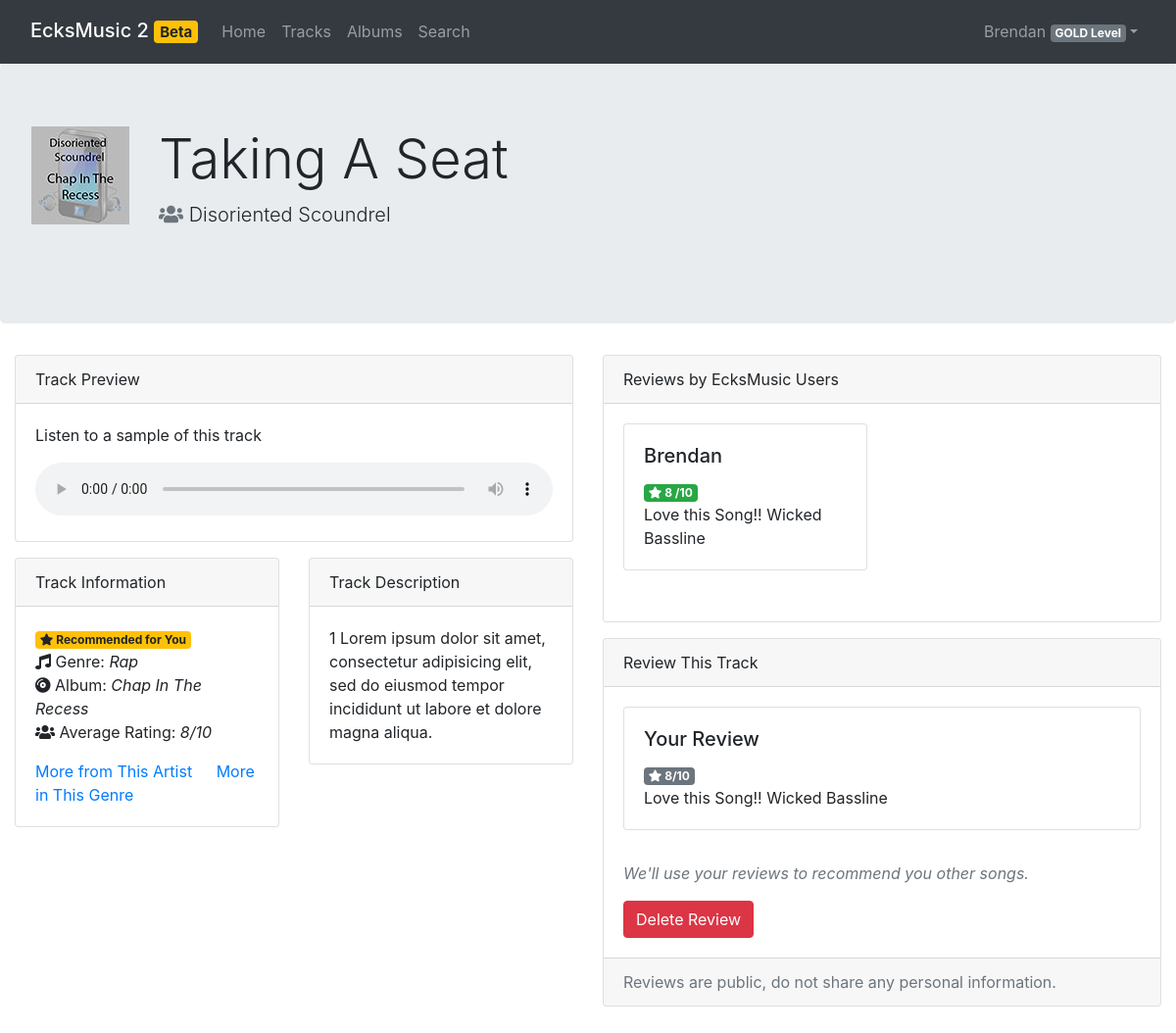
The page /pages/track.php?id=1 (signed in) on the database its author committed.
### tables this page shows
CREATE TABLE `reviews` (
  `review_id` int(11) NOT NULL AUTO_INCREMENT,
  `track_id` int(11) NOT NULL,
  `author_id` int(11) NOT NULL,
  `rating` int(11) NOT NULL,
  `review` varchar(255) NOT NULL,
  PRIMARY KEY (`review_id`),
  KEY `track_idx` (`track_id`),
  KEY `author_idx` (`author_id`),
  CONSTRAINT `author` FOREIGN KEY (`author_id`) REFERENCES `users` (`id`) ON DELETE NO ACTION ON UPDATE NO ACTION,
  CONSTRAINT `track` FOREIGN KEY (`track_id`) REFERENCES `tracks` (`track_id`) ON DELETE NO ACTION ON UPDATE NO ACTION
);

CREATE TABLE `users` (
  `id` int(11) NOT NULL,
  `username` varchar(45) NOT NULL,
  `password` varchar(255) NOT NULL,
  `offer_id` int(11) NOT NULL,
  PRIMARY KEY (`id`),
  UNIQUE KEY `id_UNIQUE` (`id`),
  UNIQUE KEY `username_UNIQUE` (`username`),
  KEY `offer_id_idx` (`offer_id`),
  CONSTRAINT `offer_id` FOREIGN KEY (`offer_id`) REFERENCES `offers` (`offer_id`) ON DELETE NO ACTION ON UPDATE NO ACTION
);

CREATE TABLE `tracks` (
  `track_id` int(11) NOT NULL,
  `artist_id` int(11) DEFAULT NULL,
  `album_id` int(11) DEFAULT NULL,
  `track_name` varchar(255) DEFAULT NULL,
  `description` varchar(255) DEFAULT NULL,
  `image` varchar(255) DEFAULT NULL,
  `thumbnail` varchar(255) DEFAULT NULL,
  `sample` varchar(255) DEFAULT NULL,
  `genre` varchar(225) DEFAULT NULL,
  PRIMARY KEY (`track_id`),
  KEY `artist_idx` (`artist_id`),
  KEY `album_idx` (`album_id`),
  CONSTRAINT `album` FOREIGN KEY (`album_id`) REFERENCES `albums` (`album_id`) ON DELETE NO ACTION ON UPDATE NO ACTION,
  CONSTRAINT `artist` FOREIGN KEY (`artist_id`) REFERENCES `artists` (`artist_id`) ON DELETE NO ACTION ON UPDATE NO ACTION
);

CREATE TABLE `artists` (
  `artist_id` int(11) NOT NULL AUTO_INCREMENT,
  `artist_name` varchar(60) NOT NULL,
  PRIMARY KEY (`artist_id`),
  UNIQUE KEY `artist_name_UNIQUE` (`artist_name`)
);

CREATE TABLE `albums` (
  `album_id` int(11) NOT NULL AUTO_INCREMENT,
  `artist_id` int(11) NOT NULL,
  `album_name` varchar(60) NOT NULL,
  PRIMARY KEY (`album_id`),
  UNIQUE KEY `album_id_UNIQUE` (`artist_id`),
  UNIQUE KEY `album_name_UNIQUE` (`album_name`),
  CONSTRAINT `artist_id` FOREIGN KEY (`artist_id`) REFERENCES `artists` (`artist_id`) ON DELETE NO ACTION ON UPDATE NO ACTION
);

### src/php/reviews.php (called while the page is built, shortened)
<?php
require_once 'auth.php';
require_once 'music.php';
class Review {
  public function __construct(int $Id, int $OwnerId, string $Username, int $Track_Id, int $Rating, string $Review) {
    $this->OwnerId = $OwnerId;
    $this->OwnerName = $Username;
    $this->Rating = $Rating;
    $this->Review = $Review;
  }
}
class Reviews {
  private static function rowToReview($Row) {
    return new Review(
      $Row['review_id'],
      $Row['author_id'],
      $Row['username'],
      $Row['track_id'],
      $Row['rating'],
      $Row['review']
    );
  }
  public static function getForTrack(int $TrackId): array {
    global $pdo;
    $q = $pdo->prepare("
    SELECT
        reviews.*, users.username
    FROM
        musicstream.reviews
            JOIN
        users ON users.id = reviews.author_id
    WHERE
    track_id = ?;
    ");
    $result = $q->execute([$TrackId]);
    $Reviews = [];
    foreach ($q->fetchAll(PDO::FETCH_ASSOC) as $review) {
      array_push($Reviews, Reviews::rowToReview($review));
    }
    return $Reviews;
  }
  public static function averageRating(int $TrackId) {
    try {
      $TrackReviews = Reviews::getForTrack($TrackId);
    } catch (Exception $e) {
      throw new Exception($e);
    }
    $Ratings = [];
    foreach ($TrackReviews as $Review) {
      array_push($Ratings, $Review->Rating);
    }
    return round(array_sum($Ratings) / count($Ratings));
  }
  public static function getForUser(int $TrackId, int $UserId) {
    try {
      $TrackReviews = Reviews::getForTrack($TrackId);
    } catch (Exception $e) {
      return null;
    }
    foreach ($TrackReviews as $Review) {
      if ($Review->OwnerId == $UserId) {
        return $Review;
      }
    }
    return null;
  }
}

### src/php/music.php (called while the page is built, shortened)
<?php
require_once "database.php";
require_once "reviews.php";
class Artist {
  public function __construct(int $Id, string $Name) {
    $this->Name = $Name;
  }
}
class Album {
  public function __construct(int $Id, string $Name, Artist $Artist) {
    $this->Name = $Name;
  }
}
class Track {
  public function __construct($result)
  {
    $this->Id = $result['track_id'];
    $this->Artist = new Artist($result['artist_id'], $result['artist_name']);
    $this->Album = new Album($result['album_id'], $result['album_name'], $this->Artist);
    $this->Description = $result['description'];
    $this->Name = $result['track_name'];
    $this->Genre = $result['genre'];
    $this->ThumbPath = $result['thumbnail'];
    $this->SamplePath = $result['sample'];
    try {
      $this->AverageRating = Reviews::averageRating($this->Id) . "/10";
    } catch (Exception $e) {
      $this->AverageRating = "N/A";
    }
  }
}
class Tracks
{
  public static function get(int $Id): Track
  {
    global $pdo;
    $query = $pdo->prepare("SELECT * FROM tracks NATURAL JOIN artists NATURAL JOIN albums WHERE track_id = ?");
    $success = $query->execute([$Id]);
    $result = $query->fetch(PDO::FETCH_ASSOC);
    return new Track($result);
  }
}

### src/pages/track.php (the view, shortened to what this page needs)
<?php
require_once '../php/auth.php';
require_once '../php/music.php';
require_once "../php/reviews.php";
if (isset($_SESSION['User'])) $user = unserialize($_SESSION['User']);
try {
  $Track = Tracks::get($_GET['id']);
} catch (Exception $e) {
  if (!isset($_GET['id'])) header('Location tracks.php');
}
?>
<!DOCTYPE html>
<html lang="en">
<head>
  <link rel="stylesheet" href="https://cdn.jsdelivr.net/npm/bootstrap@4.6.0/dist/css/bootstrap.min.css"
>
  <link rel="stylesheet" href="https://cdnjs.cloudflare.com/ajax/libs/font-awesome/5.15.2/css/all.min.css"
/>
  <link rel="stylesheet" href="../css/stylesheet.css"/>
</head>
<body>
<nav class="navbar navbar-expand-md navbar-dark bg-dark sticky-top">
  <div class="container-fluid">
    <h2><a class="navbar-brand" href="../">EcksMusic 2 <span class="badge badge-warning">Beta</span></a></h2>
    <div class="collapse navbar-collapse" id="navbarResponsive">
      <ul class="navbar-nav mr-auto">
        <li class="navbar-item">
          <a class="nav-link" href="../">Home</a>
        </li>
        <li class="navbar-item">
          <a class="nav-link" href="tracks.php">Tracks</a>
        </li>
        <li class="navbar-item">
          <a class="nav-link" href="albums.php">Albums</a>
        </li>
        <li class="navbar-item">
          <a class="nav-link" href="search.php">Search</a>
        </li>
      </ul>
      <ul class="navbar-nav ml-auto">
        <?php
        echo '<li class="nav-item dropdown">';
        echo '<a class="nav-link dropdown-toggle" href="#" id="navbarDropdownMenuLink" data-toggle="dropdown">';
        echo $user->Username . ' <span class="badge badge-secondary">' . $user->PricingPlan->Name . '</span></a>';
        echo '<div class="dropdown-menu dropdown-menu-right">';
        echo '</div></li>';
        ?>
      </ul>
    </div>
  </div>
</nav>
<div class="jumbotron">
  <div class="row">
    <div class="col-auto">
      <img alt="Album thumbnail" src="../<?php echo $Track->ThumbPath; ?>"/>
    </div>
    <div class="col">
      <h1 class="display-4">
        <?php echo $Track->Name; ?>
      </h1>
      <p class="lead">
        <span class="text-muted fas fa-users"></span>
        <?php echo $Track->Artist->Name; ?>
      </p>
    </div>
  </div>
</div>
<div class="container-fluid">
  <div class="row">
    <div class="col-md-6">
      <div class="card">
        <div class="card-header">
          Track Preview
        </div>
        <div class="card-body">
          <p class="card-text">Listen to a sample of this track</p>
          <audio controls src="../<?php echo $Track->SamplePath; ?>"></audio>
        </div>
      </div>
      <div class="row">
        <div class="col-md-6">
          <div class="card">
            <div class="card-header">
              Track Information
            </div>
            <div class="card-body">
              <span class="badge badge-warning"><span class="fas fa-star"></span> Recommended for You</span>
              <p class="card-text">
                <span title="Album" class="fas fa-music"></span> Genre: <i><?php echo $Track->Genre; ?> <br/></i>
                <span title="Album" class="fas fa-compact-disc"></span> Album: <i><?php echo $Track->Album->Name; ?><br/></i>
                <span title="Album" class="fas fa-users"></span> Average Rating: <i><?php echo $Track->AverageRating?></i>
              </p>
              <a href="#" class="card-link">More from This Artist</a>
              <a href="#" class="card-link">More in This Genre</a>
            </div>
          </div>
        </div>
        <div class="col-md-6">
          <div class="card">
            <div class="card-header">
              Track Description
            </div>
            <div class="card-body">
              <p class="card-text"><?php echo $Track->Description; ?></p>
            </div>
          </div>
        </div>
      </div>
    </div>
    <div class="col-md-6">
      <div class="card">
        <div class="card-header">
          Reviews by EcksMusic Users
        </div>
        <div class="card-body">
          <div class="row">
            <?php
              try {
                $reviews = Reviews::getForTrack($Track->Id);
                foreach($reviews as $Review) {
                  $Tag = "badge-success";
                  $html = '
                <div class="col-sm-6">
                  <div class="card">
                    <div class="card-body">
                      <h5 class="card-title">' . $Review->OwnerName . '</h5>
                      <span class="badge ' . $Tag . '"><span class="fas fa-star"></span> ' . $Review->Rating . ' /10</span>
                      <p class="card-text">' . $Review->Review . '</p>
                    </div>
                  </div>
                </div>';
                  echo $html;
                }
              } catch (Exception $e) {
                if ($e->getMessage() == "NoReviews") {
                  echo '
                  <div class="col-sm-12">
                  <div class="card">
                    <div class="card-body">
                      <h5 class="card-title">No Reviews</h5>
                      <p class="card-text">We use reviews to recommend our users similar tracks they may like.
                      Review this track below!</p>
                    </div>
                  </div>
                </div>';
                } else {
                  echo '
                  <div class="col-sm-12">
                  <div class="card">
                    <div class="card-body">
                      <h5 class="card-title">Failed to Fetch Reviews</h5>
                      <p class="card-text">Try again later.</p>
                    </div>
                  </div>
                </div>';
                }
              }
            ?>
          </div>
        </div>
      </div>
      <?php
        $UserReview = Reviews::getForUser($Track->Id, $user->Id);
        if ($UserReview == null) {
          echo '
            <div class="card">
            <div class="card-header">
              Review This Track
            </div>
            <div class="card-body">
              <form id="trackReview" action="#" method="post" onsubmit="return validateReviewForm();">
                <span id="reviewFormLabel"></span>
                <div class="form-group">
                  <label>Rating (/10)</label>
                  <select class="custom-select" name="rating" id="rating" required>
                    <option value=1>1/10</option>
                    <option value=2>2/10</option>
                    <option value=3>3/10</option>
                    <option value=4>4/10</option>
                    <option value=5 selected>5/10</option>
                    <option value=6>6/10</option>
                    <option value=7>7/10</option>
                    <option value=8>8/10</option>
                    <option value=9>9/10</option>
                    <option value=10>10/10</option>
                  </select>
                </div>
                <div class="form-group">
                  <label for="reviewBody">Review</label>
                  <textarea class="form-control"
                   required minlength="10" maxlength="250" name="reviewBody" id="reviewBody" rows="3"></textarea>
                </div>
                <button type="submit" class="btn btn-warning">Submit Review</button>
              </form>
            </div>
            <div class="card-footer text-muted">
              Reviews are public, do not share any personal information.
            </div>
          </div>
          ';
        } else {
          echo '
            <div class="card">
            <div class="card-header">
              Review This Track
            </div>
            <div class="card-body">
              <div class="row">
                <div class="col">
                  <div class="card">
                    <div class="card-body">
                      <h5 class="card-title">Your Review</h5>
                      <span class="badge badge-secondary"><span class="fas fa-star"></span> ' . $UserReview->Rating . '/10</span>
                      <p class="card-text">' . $UserReview->Review . '</p>
                    </div>
                  </div>
                </div>
              </div>
              <p class="text-muted font-italic">We\'ll use your reviews to recommend you other songs.</p>
              <form method="post" action="#">
                <button type="submit" name="deleteReview" class="btn btn-danger">Delete Review</button>
              </form>
            </div>
            <div class="card-footer text-muted">
              Reviews are public, do not share any personal information.
            </div>
          </div>
          ';
        }
      ?>
    </div>
  </div>
</body>
</html>

### src/css/stylesheet.css (style rules this page uses)
.row, .card { margin-bottom: 1rem; }
audio { width: 100%; }

### rows shown on the page
reviews: author.username "Brendan", rating "8", review "Love this Song!! Wicked Bassline"
tracks: thumbnail (picture), track_name "Taking A Seat", artist.artist_name "Disoriented Scoundrel", genre "Rap", album.album_name "Chap In The Recess", description "1 Lorem ipsum dolor sit amet, consectetur adipisicing elit, sed do eiusmod tempor incididunt ut labore et dolore magna aliqua."

### other values the page prints
$user->PricingPlan->Name "GOLD Level"
$Track->AverageRating "8/10"
